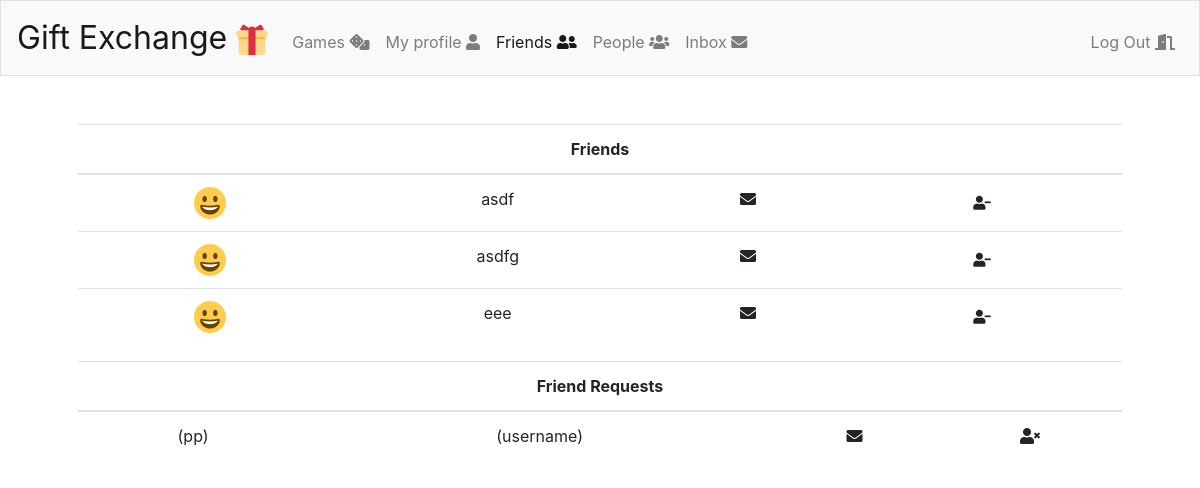
The page /friends (signed in) on the database its author committed.
### tables this page shows
CREATE TABLE users (
id INTEGER,
username TEXT NOT NULL,
hash TEXT NOT NULL,
email TEXT NOT NULL,
image_id INTEGER DEFAULT 1,
darkmode INTEGER DEFAULT 1,
PRIMARY KEY(id)
);

### app.py (the view, shortened to what this page needs)
@app.route("/friends", methods=["GET", "POST"])
@login_required
def friends():
    rows = db("SELECT * FROM users WHERE id = {}".format(session['user_id']))
    darkmode = rows[0]['darkmode']
    rows = db("SELECT * FROM friends WHERE user_id = {}".format(session['user_id']))
    friends_unsorted = []
    for row in rows:
        look = db("SELECT * FROM users WHERE id = '{}'".format(row['friend_id']))
        friend = {
        'user_id': look[0]['id'],
        'username': look[0]['username'],
        'image_id': look[0]['image_id'],
        }
        friends_unsorted.append(friend)
    friends = sorted(friends_unsorted, key=lambda k: k['username'])
    return render_template("friends.html",friends=friends, darkmode=darkmode)

### app.py (called while the page is built)
@app.after_request
def after_request(response):
    response.headers["Cache-Control"] = "no-cache, no-store, must-revalidate"
    response.headers["Expires"] = 0
    response.headers["Pragma"] = "no-cache"
    return response

### helper.py (called while the page is built)
def db(statement):
    with sqlite3.connect(database) as conn:
        conn.row_factory = sqlite3.Row
        cur = conn.cursor()
        cur.execute(statement)
        conn.commit()
        return cur.fetchall()
    return 0

def login_required(f):
    @wraps(f)
    def decorated_function(*args, **kwargs):
        if session.get("user_id") is None:
            return redirect("/login")
        return f(*args, **kwargs)
    return decorated_function

### templates/friends.html (shortened to what this page needs)
{% extends "layout.html" %}
{% block friends %}
    active
{% endblock %}
{% block main %}
    <div class="row">
    	<div class="col">
    	    <table class="table {% if darkmode == 0 %} table-dark dark_background {% endif %} table-hover">
	        	<thead>
	        		<tr>
	        			<th colspan="4">Friends</th>
	        		</tr>
	        	</thead>
	        	<tbody>
	        		{% for friend in friends %}
	        		<tr>
	        		    <td><img style="max-width: 2rem;" src="/static/pp/{{ friend['image_id'] }}.png"></td>
	        		    <td>{{ friend['username'] }}</td>
	        		    <td><i class="fas fa-envelope"></i></td>
	        		    <td>
	        		    	<form action="/friends" method="post">
	        		    		<button class="btn {% if darkmode == 0 %} custom-btn-dark btn-dark {% else %} custom-btn-light btn-light {% endif %} btn-sm"><i class="fas fa-user-minus"></i></button>
	        		    	</form>
	        		    </td>
	        	    </tr>
	        		{% endfor %}
	    	    </tbody>
	        </table>
        </div>
    </div>
    <div class="row">
    	<div class="col">
    	    <table class="table {% if darkmode == 0 %} table-dark dark_background {% endif %} table-hover">
	        	<thead>
	        		<tr>
	        			<th colspan="4">Friend Requests</th>
	        		</tr>
	        	</thead>
	        	<tbody>
	        		<td>(pp)</td>
	        		<td>(username)</td>
	        		<td><i class="fas fa-envelope"></i></td>
	        		<td>
	        			<i class="fas fa-user-times"></i>
	        		</td>
	    	    </tbody>
	        </table>
        </div>
    </div>
{% endblock %}

### static/styles.css (style rules this page uses)
main img { max-width: 100%; }
.custom-btn-light { background-color: #FFFFFF !important; border-color: #FFFFFF !important; border-radius: 5rem !important; }

### rows shown on the page
users: username "asdf"
users: username "asdfg"
users: username "eee"
